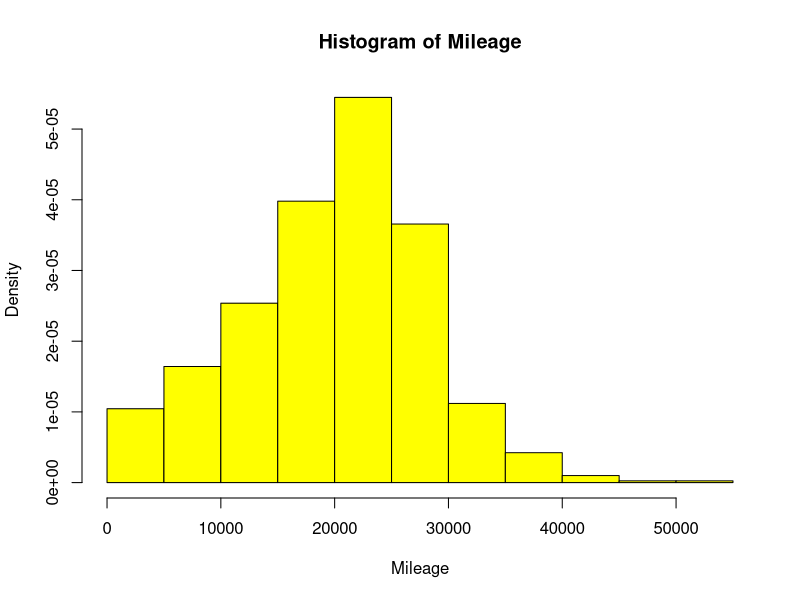
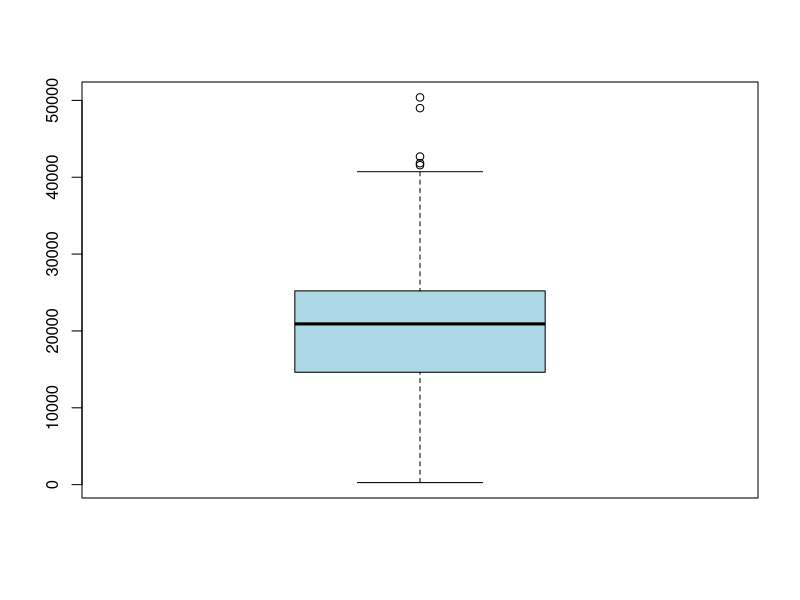
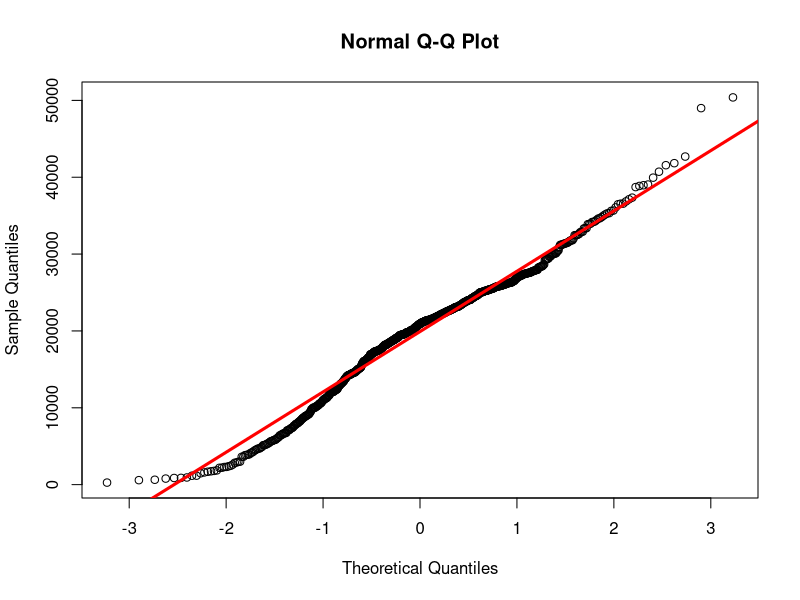

These figures' R source, in order:
####### LEZIONE V 7 giugno
#######

##### Per installare un nuovo pacchetto:
library("foreign")
#####


##### Importazione dei dati dal file kuiper

dati<-read.csv2("kuiper.csv", header=T)
dim(dati)
str(dati)
attach(dati)

table(Doors)


######### TEST STATISTICI DI IPOTESI
########
# Domanda 1.: E' possibile affermare con un certo livello di significatività che
# il prezzo medio delle automibili del tipo considerato
# nel campione sia di 20000 dollari?

# Domanda 2: E' possibile affermare con un certo livello di significatività che
# i prezzi medi delle automibili del tipo considerato
# nel campione con e senza sedili in pelle siano uguali?

# Domanda 3: E' possibile affermare con un certo livello di significatività che
# la distribuzione delle miglia percorse dalle macchine del tipo considerato
# nel campione sia normale?

# Domanda 4: E' possibile affermare che la presenza del cruise control
# sia indipendente dalla presenza di sedili in pelle nelle macchinbe
# del tipo considerato nel campione?

#########

##### RISPOSTA 1

# H0; mu = 20000   (mu: prezzo medio nella popolazione)
# H1: mu != 20000

# n>30, quindi non è necessario verificare la normalità
# della distribuzione della popolazione

t.test(Price, mu=20000)
# p-value = 0.0001261, quindi rifiutiamo l'ipotesi nulla
# 95 percent confidence interval: 20658.85 22027.44
# non contiene il valore previsto da H0, quindi conferma il rifiuto
# Se l'IC per la media NON contiene il valore previsto da H0,
# si rifiuta H0

# H0; mu <= 20000   (mu: prezzo medio nella popolazione)
# H1: mu > 20000  (test a coda destra; il verso è quello di H1)
t.test(Price, mu=20000, alternative="greater")
# p-value = 6.303e-05 ovvero p-value < 0.0001, si rifiuta H0

# H0; mu >= 20000   (mu: prezzo medio nella popolazione)
# H1: mu < 20000  (test a coda sinistra; il verso è quello di H1)
t.test(Price, mu=20000, alternative="less")
# p-value = 0.9999 ovvero p-value >>0.05, NON si rifiuta H0
# NON si ha sufficiente evidenza statistica per rifiutare H0


##### RISPOSTA 2

Leather<-as.factor(Leather)

price0<-Price[Leather==0]
price1<-Price[Leather==1]

# H0: mu_price0 = mu_price1;  mu_price0 - mu_price1 = 0
# H1: mu_price0 != mu_price1

t.test(price0, price1, mu=0)   # mu indica mu_1 - mu_2
# Test di Welch per il caso in cui le varianze delle 2 popolazioni
# non si suppongono uguali
# p-value = 1.435e-08, quindi si rifiuta H0

t.test(Price~Leather)
# se si ha già una variabile dicotomica che divide nei 2 sottocampioni
# il campione della variabile quantitativa

tapply(Price,Leather,mean,na.rm=T)
tapply(Price,Leather,var,na.rm=T)
tapply(Price,Leather,sd,na.rm=T)
# per calcolare singoli indici su sottogruppi

table(Liter)

tapply(Price,Liter,mean,na.rm=T)



# Per verificare l'uguaglianza delle varianze:
var.test(price0, price1)
# H0: varianza_price0 = varianza_price1
# H1: varianza_price0 != varianza_price1
# p-value < 2.2e-16, si rifiuta H0 e si esegue il test di Welch

# Per eseguire il t-test nel caso di varianze uguali (qui non si
# dovrebbe) si usa
t.test(price0, price1, var.equal=T)

#### Test per il confronto tra medie a 1 coda

# H0: mu_price0 <= mu_price1;  mu_price0 - mu_price1 <= 0
# H1: mu_price0 > mu_price1    coda destra

t.test(Price~Leather, mu=0, alternative="greater")   # mu indica mu_1 - mu_2
# Test di Welch per il caso in cui le varianze delle 2 popolazioni
# non si suppongono uguali
# p-value = 0.9999, quindi non si rifiuta


# H0: mu_price0 >= mu_price1;  mu_price0 - mu_price1 <= 0
# H1: mu_price0 < mu_price1    coda sinistra

t.test(Price~Leather, mu=0, alternative="less")   # mu indica mu_1 - mu_2
# Test di Welch per il caso in cui le varianze delle 2 popolazioni
# non si suppongono uguali
# p-value = 7.177e-09, quindi si rìfiuta


##################
####### TEST NON PARAMETRICI

x<-c(2.1,5.2,7.4,1.9,3.1,8.6)
# ranghi(x) = (2,4,5,1,3,6)  numeri d'ordine dei valori dal più piccolo
# al più grande

# I test sono del tipo wilcox.test() e hanno gli stessi argomenti
# dei test t 
# Confrontano le mediane e non le medie delle distribuzioni

##################


##### RISPOSTA 3

#### Verifica grafica di normalità

hist(Mileage, freq=F, col="yellow")
boxplot(Mileage, col="lightblue")
qqnorm(Mileage)
qqline(Mileage, col="red", lwd=3)

#### Verifica di normalità tramite test
# Test di Shapiro-Wilk
shapiro.test(Mileage)
# H0: la distribuzione della popolazione da cui sono estratti i dati 
# del campione è normale
# H1: la distribuzione della popolazione non è normale
# p-value = 1.25e-07 quindi rifiutiamo H0

# Test di Kolmogorov-Smirnov
ks.test(Mileage, "pnorm", mean(Mileage, na.rm=T), sd(Mileage,na.rm=T))
# qui conta l'ordine degli argomenti della funzione


# p-value < 2.2e-16 indica un p-value molto piccolo,
# si potrebbe riportare per esempio p-value<0.0001
# p-value = 0.002904, quindi si rifiuta H0

###### 
# Test di KS per il confronto di due distribuzioni

#### DOMANDA 5
# Possaimo affermare che la distribuzione dei prezzi per le auto con sedili
# in pelle è la stessa di quella dei prezzi per le auto con sedili non in pelle
ks.test(price0, price1)
# H0: i 2 campioni sono estratti dalla stessa distribuzione
# H1: i 2 campioni non sono estratti dalla stessa distribuzione
# p-value = 2.23e-06, si rifiuta l'ipotesi che i campioni siano estratti
# dalla stessa distribuzione


###############
##### RISPOSTA 3

###### Esempio test del chi quadro

# Possiamo affermare che l'allestimento con sedili in pelle è
# indipendente dalla presenza di cruise control?

Leather<-as.factor(Leather)
Cruise<-as.factor(Cruise)

tlt<-table(Leather, Cruise)
tlt

# le frequenze in ogni cella dovrebbero essere tutte pari almeno a 5
# in quanto il test si basa sull'uso di una statistica asintotica
# e il test non può venire applicato se si hanno delle frequenze più
# basse, tanto meno con frequenze nulle
# Si potrebbe usare in alternativa il test esatto di Fisher oppure
# escludere le categorie che hanno prodotto le frequenze nulle
# oppure raggrupare opportunamente le categorie
# Escludiamo la Cadillac


chisq.test(tlt)
# H0: Leather è indipendente da Cruise
# H1: C'è una dipendenza tra Leather e Cruide
# l'argomento del test chisq.test è una tabella o una matrice

# Risposta: p-value = 0.05617, quindi non rifiutiamo l'ipotesi che 
# l'allestimento con cruie control non dipenda dal fatto che ci sia 
# o no l'allestimento con sedili in pelle

detach(dati)

#############
# ESERCIZIO
# Dataset DATASET

# Sottoporre a test l'ipotesi che la presenza di nodi (node) sia indipendente
# dallo stadio della malattia (grade)
#############







